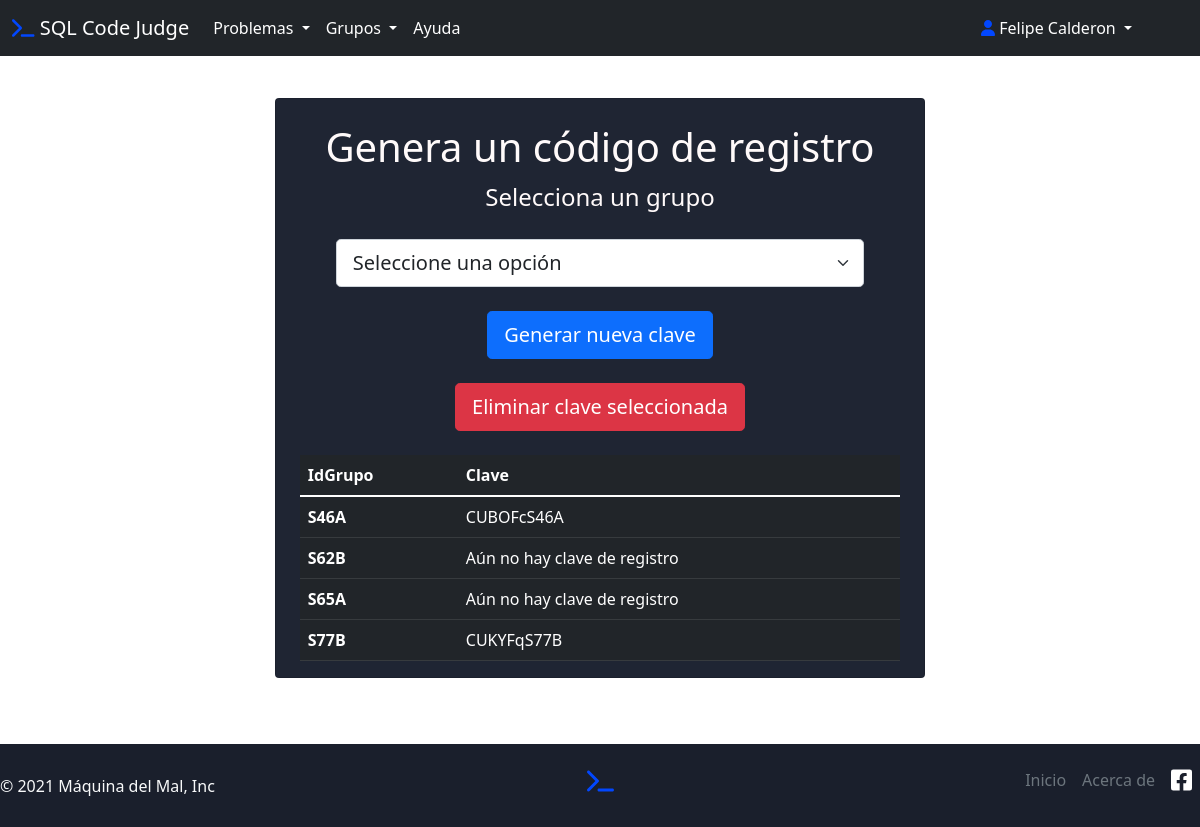
/php/GenerarCodigo.php (signed in), run on the app's committed database.
### tables this page shows
CREATE TABLE `grupo` (
  `CodigoGrupo` varchar(45) NOT NULL,
  `DOCENTE_idDocente1` int(11) NOT NULL,
  `idGrupo` varchar(45) NOT NULL
);

### php/GenerarCodigo.php (the view, shortened to what this page needs)
<?php
$conexion = conectar();
$id = $_SESSION['id'];
?>
<!DOCTYPE html>
<html lang="es">
<head>
    <link rel="stylesheet" href="">
    <link rel="stylesheet" href="../css/style-problems.css">
    <link rel="stylesheet" href="../css/style.css">
    <link href="https://cdn.jsdelivr.net/npm/bootstrap@5.1.1/dist/css/bootstrap.min.css" rel="stylesheet">
</head>
<body>
    <header>
        <nav class="navbar navbar-expand-lg navbar-dark bg-dark">
            <div class="container-fluid">
                <a class="navbar-brand" href="../index.php" id="logo">
                    <i class="fas fa-terminal" style="color: #0247fe;"></i> SQL Code Judge</a>
                <div class="collapse navbar-collapse" id="navbarSupportedContent">
                    <ul class="navbar-nav me-auto mb-2 mb-lg-0">
                        <li class="nav-item dropdown">
                            <a class="nav-link dropdown-toggle" href="#" id="navbarDropdown" role="button" data-bs-toggle="dropdown" aria-expanded="false">
                                Problemas
                            </a>
                        </li>
                        <li class="nav-item dropdown">
                            <a class="nav-link dropdown-toggle" id="navbarDropdown" role="button" href="#" data-bs-toggle="dropdown" aria-expanded="false">
                                Grupos
                            </a>
                        </li>
                        <li class="nav-item">
                            <a class="nav-link active" aria-current="page" href="#">Ayuda</a>
                        </li>
                    </ul>
                    <ul class="navbar-nav  mb-2 mb-lg-0">
                        <li class="nav-item dropdown mx-5">
                            <a class="nav-link dropdown-toggle" href="#" id="navbarDropdown" role="button" data-bs-toggle="dropdown" aria-expanded="false">
                                <i class="fas fa-user" style="color: #0247fe;"></i> <?php echo $_SESSION['nombres'] . " " . $_SESSION['apellidos'] ?>
                            </a>
                        </li>
                    </ul>
                </div>
            </div>
        </nav>
    </header>
    <body>
        <main class="container">
            <div class="abs-center">
                <div class="dark-container card mt-4 rounded ">
                    <form method="post" action="ObtenerCodigo.php" id="frmGenerarClave" class="form-inline justify-content-center">
                        <div class="row mt-4 mx-2 text-center">
                            <h1>Genera un código de registro</h1>
                        </div>
                        <div class="row mb-4 mx-5 text-center">
                            <label for="" class="form-label fs-4 mb-4">Selecciona un grupo</label>
                            <div class="col">
                                <div class="input-group input-group-lg">
                                    <select class="form-select" onchange="return getGrupo();" name="grupo" id="txtGrupo">
                                        <option value="default" selected>Seleccione una opción</option>
                                    </select>
                                </div>
                            </div>
                        </div>
                        <div class="row mb-4 mx-5">
                            <div class="col" style="display: flex; justify-content: center;">
                                <button type="button" id="btnAgregar" class="btn btn-primary btn-lg ">Generar nueva clave</button>
                            </div>
                        </div>
                    </form>
                    <form action="eliminarCodigo.php" method="post">
                        <div class="row mb-4 mx-5">
                            <div class="col" style="display: flex; justify-content: center;">
                                <button type="button" onclick="eliminar();" id="btnEliminar" class="btn btn-danger btn-lg ">Eliminar clave seleccionada</button>
                            </div>
                        </div>
                    </form>
                    <div class="row mx-4">
                        <table class="table table-dark table-stripped">
                            <thead>
                                <tr>
                                    <th>IdGrupo</th>
                                    <th>Clave</th>
                                </tr>
                            </thead>
                            <tbody>
                                <?php
                                $sql = sprintf("select idGrupo, CodigoGrupo from grupo where DOCENTE_idDocente1 = %d;", $id);
                                $res = mysqli_query($conexion, $sql);
                                if ($res) {
                                    while ($rowsTable = mysqli_fetch_array($res)) {
                                ?>
                                        <tr>
                                            <th><?php echo $rowsTable['idGrupo'] ?></th>
                                            <td>
                                                <?php
                                                if ($rowsTable['CodigoGrupo'] != null)
                                                    echo $rowsTable['CodigoGrupo'];
                                                else
                                                    echo "Aún no hay clave de registro";
                                                ?></td>
                                        </tr>
                                <?php
                                    }
                                }
                                ?>
                            </tbody>
                        </table>
                    </div>
                </div>
            </div>
        </main>
    </body>
    <footer class="footer-color d-flex flex-wrap justify-content-between align-items-center py-3 mt-5">
        <p class="col-md-4 mb-0 text-light">&copy; 2021 Máquina del Mal, Inc</p>
        <a href="../index.php" class="col-md-4 d-flex align-items-center justify-content-center mb-3 mb-md-0 me-md-auto link-dark text-decoration-none">
            <h4><i class="fas fa-terminal" style="color: #0247fe;"></i></h4>
        </a>
        <ul class="nav col-md-4 justify-content-end">
            <li class="nav-item"><a href="../index.php" class="nav-link px-2 text-muted">Inicio</a></li>
            <li class="nav-item"><a href="http://www.itsur.edu.mx/ing_sistemas.php" class="nav-link px-2 text-muted">Acerca de</a></li>
            <li class="nav-item">
                <a href="https://www.facebook.com/ITSURGTO" class="nav-link px-2 text-muted">
                    <i class="h4 fab fa-facebook-square" style="color: rgb(255, 255, 255);"></i></a>
            </li>
        </ul>
    </footer>
</body>
</html>

### css/style-problems.css (style rules this page uses)
.form-label { color: snow !important; }
.dark-container { background-color: #1f2533 !important; }
.footer-color { background-color: #1a1f2c; }
.abs-center { display: flex; align-items: center; justify-content: center; min-height: 80vh; }
#navbarDropdown { color: white; }

### css/style.css (style rules this page uses)
body { height: 100%; background-image: url("../img/4882065.svg"); background-size: cover; background-size: 150%; background-repeat: no-repeat; background-position: center center; background-attachment: fixed; color: snow !important; }
#navbarDropdown { color: white; }
.footer-color { background-color: #1a1f2c; }

### data on the page
grupo: idGrupo "S46A", CodigoGrupo "CUBOFcS46A"
grupo: idGrupo "S62B", CodigoGrupo "Aún no hay clave de registro"
grupo: idGrupo "S65A", CodigoGrupo "Aún no hay clave de registro"
grupo: idGrupo "S77B", CodigoGrupo "CUKYFqS77B"

### other printed values
$_SESSION['nombres'] "Felipe"
$_SESSION['apellidos'] "Calderon"
